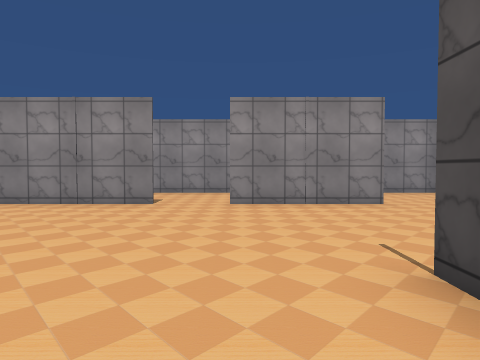
View 1 (above)

24 first-person views from a walk through a 3-D level made in the Unity game engine. The camera is 1.4 m above the floor, tilts 2° down and sees 70° across. The floor is counted in squares, 2 m on a side. Each view is taken from the middle of a square. On the plan, view 1 faces up. The plan holds only what a view shows up to about 11 squares ahead; the rest is blank. Door leaves are left out, so doorways stand open. Some surface patterns are stand-ins.

View 2
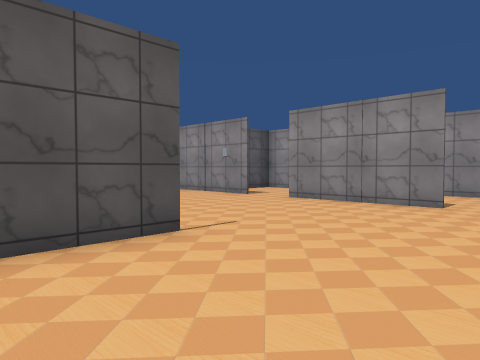

View 3
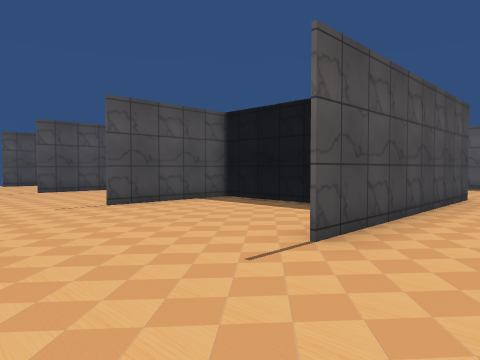

View 4
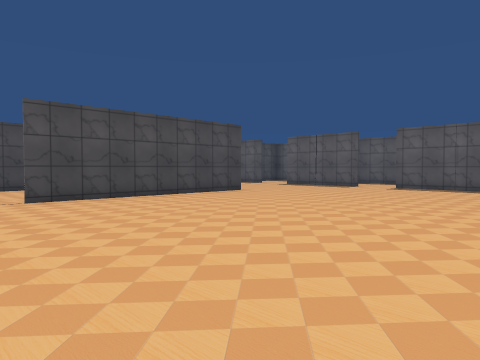

View 5
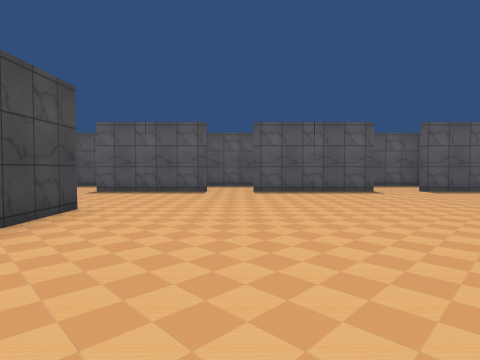

View 6
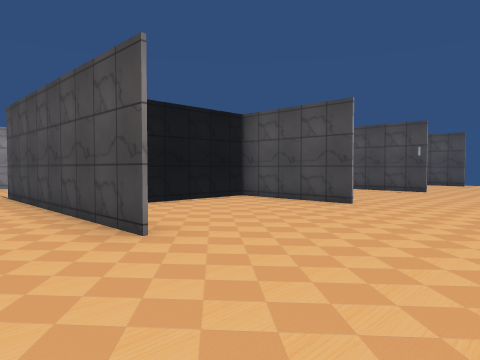

View 7
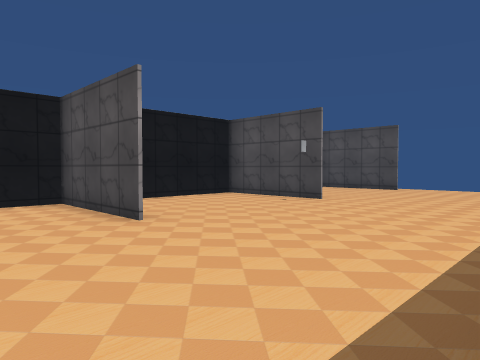

View 8
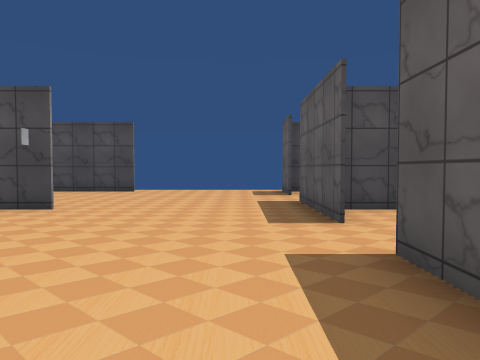

View 9
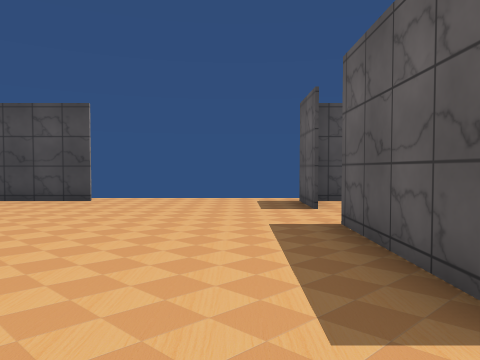

View 10
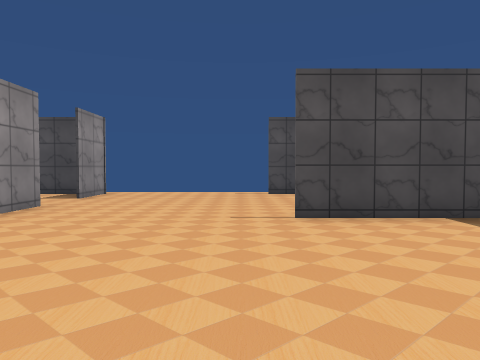

View 11
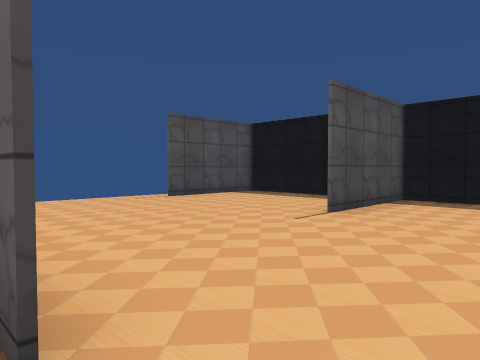

View 12
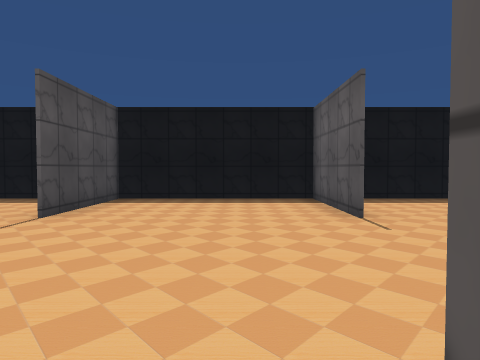

View 13
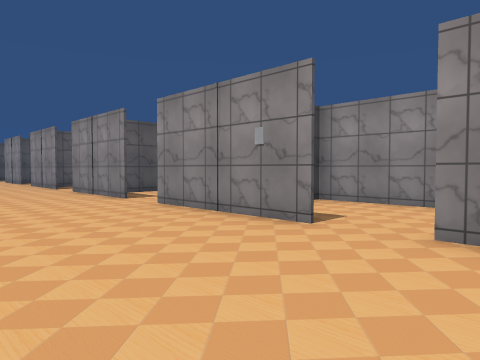

View 14
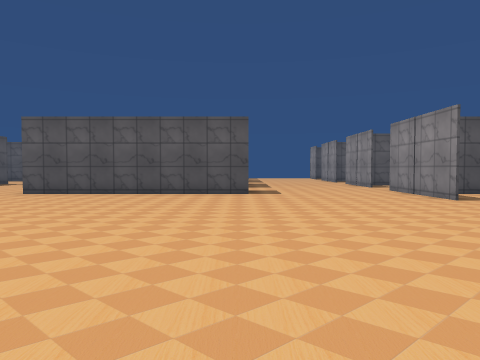

View 15
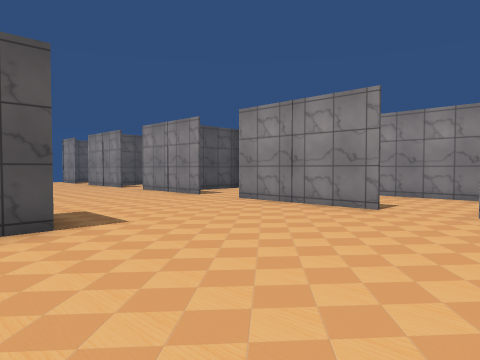

View 16
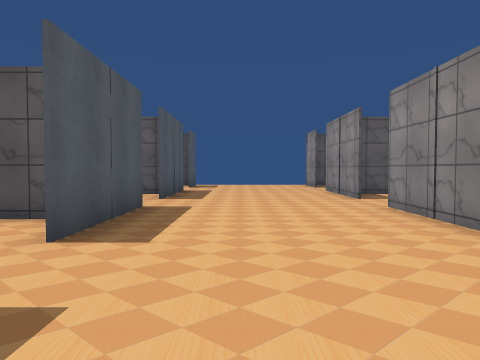

View 17
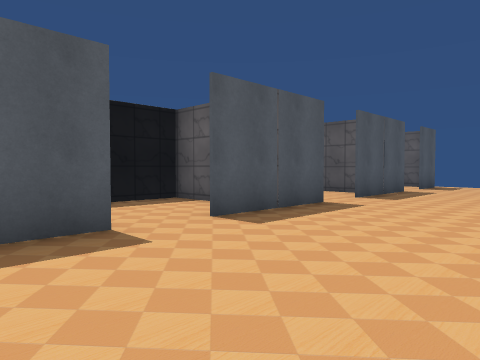

View 18
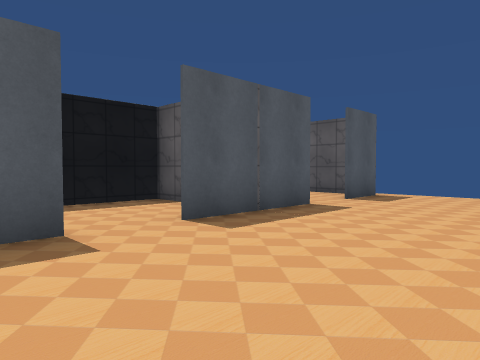

View 19
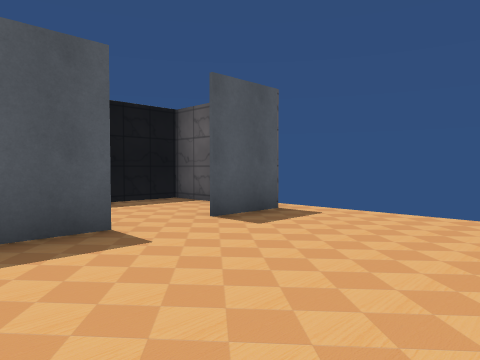

View 20
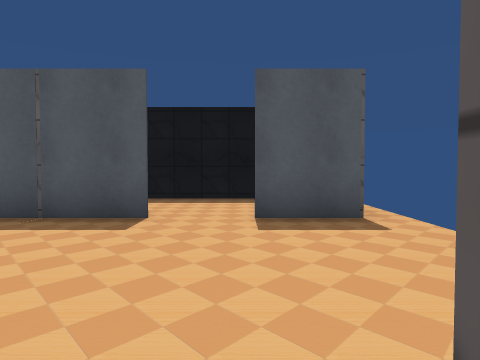

View 21
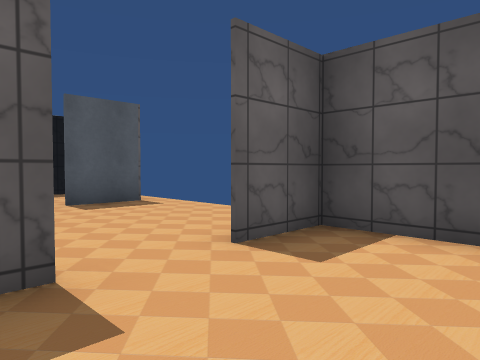

View 22
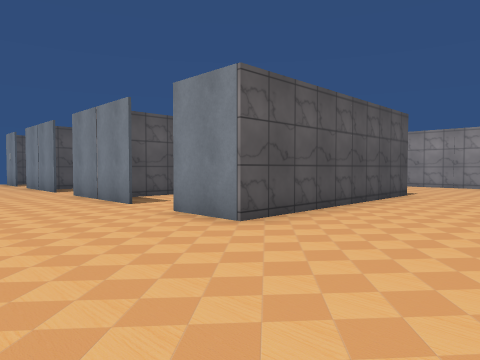

View 23
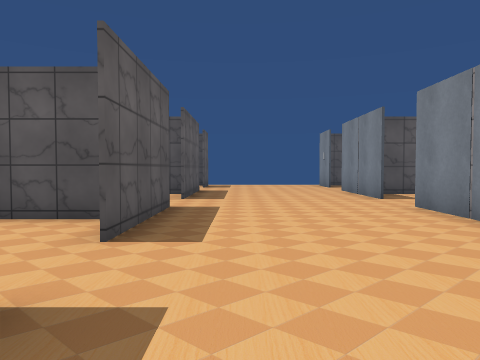

View 24
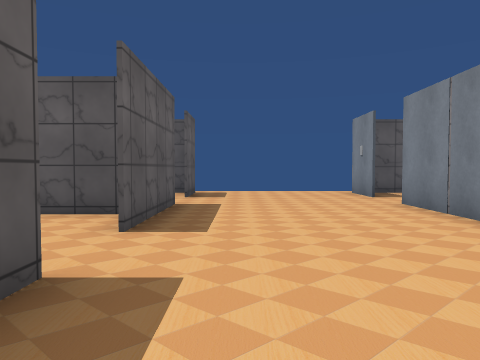

### Floor plan
Ten units are one square. View 1 is at (0, 0); x grows to the right and y downward. Boxes are objects, and circles mark ways between rooms. Rooms are numbered by the first view taken in them; rooms with no view inside come last. Other rooms are left out.
<svg viewBox="-273 -102 382 190">
<path fill="none" stroke="#000" d="M-19 8 10 8M-32 -22 -32 -5M13 10 13 -22M-132 -22 -132 38 -148 38M-32 39 -32 -22M-64 -67 -100 -67M-148 -22 -136 -22M-114 -67 -148 -67M-101 83 -64 83M-50 83 -16 83M-161 38 -192 38M-16 -67 -51 -67M-132 83 -114 83M-161 -67 -192 -67M-192 -22 -161 -22M29 -67 -2 -67M18 83 29 83M-206 38 -238 38M-192 83 -161 83M-206 -67 -238 -67M42 83 74 83M-238 -22 -206 -22M74 -67 61 -67M-251 38 -268 38M-238 83 -206 83M88 83 102 83M-268 -22 -251 -22M104 -67 88 -67M-265 83 -251 83M56 -97 40 -97M-267 -84 -267 -67 -251 -67M-267 -15 -267 8 -221 8M13 -22 13 8M10 8 59 8M58 10 58 -22M76 8 102 8M103 10 103 -22M59 8 30 8M58 39 58 10M13 8 -15 8M13 39 13 10M103 39 103 10M-177 -22 -177 10M-178 8 -160 8M-222 -22 -222 10M-221 8 -201 8"/>
<circle cx="-10" cy="-20" r="3" fill="#2a7"/>
<circle cx="-25" cy="-20" r="3" fill="#2a7"/>
<circle cx="10" cy="-20" r="3" fill="#2a7"/>
<circle cx="35" cy="-70" r="3" fill="#2a7"/>
<circle cx="-245" cy="-70" r="3" fill="#2a7"/>
<circle cx="-245" cy="-20" r="3" fill="#2a7"/>
<circle cx="35" cy="-20" r="3" fill="#2a7"/>
<circle cx="60" cy="-20" r="3" fill="#2a7"/>
<circle cx="80" cy="-20" r="3" fill="#2a7"/>
<circle cx="95" cy="-20" r="3" fill="#2a7"/>
<circle cx="35" cy="40" r="3" fill="#2a7"/>
<circle cx="60" cy="40" r="3" fill="#2a7"/>
<circle cx="-10" cy="40" r="3" fill="#2a7"/>
<circle cx="-25" cy="40" r="3" fill="#2a7"/>
<circle cx="10" cy="40" r="3" fill="#2a7"/>
<circle cx="80" cy="40" r="3" fill="#2a7"/>
<circle cx="95" cy="40" r="3" fill="#2a7"/>
<circle cx="-155" cy="-20" r="3" fill="#2a7"/>
<circle cx="-200" cy="-20" r="3" fill="#2a7"/>
<text x="-10" y="-10">1</text>
<text x="-80" y="0">2</text>
<text x="30" y="-80">3</text>
<text x="-250" y="-80">4</text>
<text x="-250" y="-10">5</text>
<text x="30" y="-10">6</text>
<text x="80" y="-10">7</text>
<text x="30" y="20">8</text>
<text x="-10" y="20">9</text>
<text x="80" y="20">10</text>
<text x="-160" y="-10">11</text>
<text x="-200" y="-10">12</text>
</svg>
Room 1 opens to room 2. Room 2 opens to room 3. Room 2 opens to room 4. Room 2 opens to room 5. Room 2 opens to room 6. Room 2 opens to room 7. Room 2 opens to room 8. Room 2 opens to room 9. Room 2 opens to room 10. Room 2 opens to room 11. Room 2 opens to room 12.

Where each view was taken, in squares from view 1:
view 1: 0 up, 0 right, facing up
view 2: 0 up, 0 right, facing up-left
view 3: 5 up, 5 left, facing down-right
view 4: 4 up, 11 left, facing down-right
view 5: 2 up, 6 left, facing down
view 6: 7 down, 5 left, facing up-right
view 7: 8 down, 1 left, facing up-right
view 8: 7 down, 0 right, facing right
view 9: 7 down, 3 right, facing right
view 10: 3 up, 1 right, facing right
view 11: 7 up, 3 right, facing down-right
view 12: 7 up, 3 right, facing down
view 13: 3 up, 4 left, facing up-left
view 14: 2 up, 4 left, facing left
view 15: 1 up, 9 left, facing up-left
view 16: 4 up, 13 left, facing left
view 17: 6 up, 13 left, facing down-left
view 18: 6 up, 18 left, facing down-left
view 19: 6 up, 22 left, facing down-left
view 20: 7 up, 25 left, facing down
view 21: 9 up, 23 left, facing down-left
view 22: 7 down, 10 left, facing up-left
view 23: 7 down, 13 left, facing left
view 24: 7 down, 17 left, facing left
